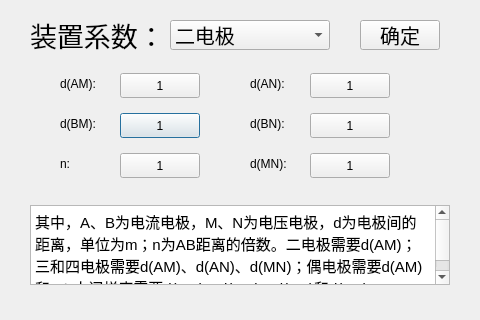
<?xml version="1.0" encoding="UTF-8"?>
<ui version="4.0">
 <class>device_Co</class>
 <widget class="QDialog" name="device_Co">
  <property name="geometry">
   <rect>
    <x>0</x>
    <y>0</y>
    <width>480</width>
    <height>320</height>
   </rect>
  </property>
  <property name="sizePolicy">
   <sizepolicy hsizetype="Fixed" vsizetype="Fixed">
    <horstretch>0</horstretch>
    <verstretch>0</verstretch>
   </sizepolicy>
  </property>
  <property name="windowTitle">
   <string>Dialog</string>
  </property>
  <property name="styleSheet">
   <string notr="true">border-image: url(:/1.jpg);</string>
  </property>
  <widget class="QLabel" name="label_6">
   <property name="geometry">
    <rect>
     <x>60</x>
     <y>75</y>
     <width>50</width>
     <height>18</height>
    </rect>
   </property>
   <property name="styleSheet">
    <string notr="true">border-image: url(:/);</string>
   </property>
   <property name="text">
    <string>d(AM):</string>
   </property>
  </widget>
  <widget class="QPushButton" name="pushButton_4">
   <property name="geometry">
    <rect>
     <x>120</x>
     <y>113</y>
     <width>80</width>
     <height>25</height>
    </rect>
   </property>
   <property name="styleSheet">
    <string notr="true">border-image: url(:);</string>
   </property>
   <property name="text">
    <string>1</string>
   </property>
  </widget>
  <widget class="QLabel" name="label_7">
   <property name="geometry">
    <rect>
     <x>250</x>
     <y>75</y>
     <width>50</width>
     <height>18</height>
    </rect>
   </property>
   <property name="styleSheet">
    <string notr="true">border-image: url(:/);</string>
   </property>
   <property name="text">
    <string>d(AN):</string>
   </property>
  </widget>
  <widget class="QLabel" name="label_10">
   <property name="geometry">
    <rect>
     <x>250</x>
     <y>115</y>
     <width>50</width>
     <height>18</height>
    </rect>
   </property>
   <property name="styleSheet">
    <string notr="true">border-image: url(:/);</string>
   </property>
   <property name="text">
    <string>d(BN):</string>
   </property>
  </widget>
  <widget class="QTextBrowser" name="textBrowser">
   <property name="geometry">
    <rect>
     <x>30</x>
     <y>205</y>
     <width>420</width>
     <height>80</height>
    </rect>
   </property>
   <property name="styleSheet">
    <string notr="true">border-image: url(:);</string>
   </property>
   <property name="html">
    <string>&lt;!DOCTYPE HTML PUBLIC &quot;-//W3C//DTD HTML 4.0//EN&quot; &quot;http://www.w3.org/TR/REC-html40/strict.dtd&quot;&gt;
&lt;html&gt;&lt;head&gt;&lt;meta name=&quot;qrichtext&quot; content=&quot;1&quot; /&gt;&lt;style type=&quot;text/css&quot;&gt;
p, li { white-space: pre-wrap; }
&lt;/style&gt;&lt;/head&gt;&lt;body style=&quot; font-family:'Ubuntu'; font-size:11pt; font-weight:400; font-style:normal;&quot;&gt;
&lt;p style=&quot; margin-top:0px; margin-bottom:0px; margin-left:0px; margin-right:0px; -qt-block-indent:0; text-indent:0px;&quot;&gt;其中，A、B为电流电极，M、N为电压电极，d为电极间的距离，单位为m；n为AB距离的倍数。二电极需要d(AM)；三和四电极需要d(AM)、d(AN)、d(MN)；偶电极需要d(AM)和n；中间梯度需要d(AM)、d(BM)、d(AN)和d(BN)。&lt;/p&gt;&lt;/body&gt;&lt;/html&gt;</string>
   </property>
  </widget>
  <widget class="QLabel" name="label">
   <property name="geometry">
    <rect>
     <x>30</x>
     <y>20</y>
     <width>140</width>
     <height>30</height>
    </rect>
   </property>
   <property name="font">
    <font>
     <pointsize>20</pointsize>
    </font>
   </property>
   <property name="styleSheet">
    <string notr="true">border-image: url();</string>
   </property>
   <property name="text">
    <string>装置系数：</string>
   </property>
  </widget>
  <widget class="QLabel" name="label_9">
   <property name="geometry">
    <rect>
     <x>60</x>
     <y>115</y>
     <width>50</width>
     <height>18</height>
    </rect>
   </property>
   <property name="styleSheet">
    <string notr="true">border-image: url(:/);</string>
   </property>
   <property name="text">
    <string>d(BM):</string>
   </property>
  </widget>
  <widget class="QPushButton" name="pushButton_5">
   <property name="geometry">
    <rect>
     <x>310</x>
     <y>113</y>
     <width>80</width>
     <height>25</height>
    </rect>
   </property>
   <property name="styleSheet">
    <string notr="true">border-image: url(:);</string>
   </property>
   <property name="text">
    <string>1</string>
   </property>
  </widget>
  <widget class="QPushButton" name="pushButton_6">
   <property name="geometry">
    <rect>
     <x>310</x>
     <y>153</y>
     <width>80</width>
     <height>25</height>
    </rect>
   </property>
   <property name="styleSheet">
    <string notr="true">border-image: url(:);</string>
   </property>
   <property name="text">
    <string>1</string>
   </property>
  </widget>
  <widget class="QComboBox" name="comboBox">
   <property name="geometry">
    <rect>
     <x>170</x>
     <y>20</y>
     <width>160</width>
     <height>30</height>
    </rect>
   </property>
   <property name="font">
    <font>
     <pointsize>15</pointsize>
    </font>
   </property>
   <property name="styleSheet">
    <string notr="true">border-image: url(:);</string>
   </property>
   <item>
    <property name="text">
     <string>二电极</string>
    </property>
   </item>
   <item>
    <property name="text">
     <string>三、四电极</string>
    </property>
   </item>
   <item>
    <property name="text">
     <string>偶电极</string>
    </property>
   </item>
   <item>
    <property name="text">
     <string>中间梯度</string>
    </property>
   </item>
  </widget>
  <widget class="QPushButton" name="pushButton_3">
   <property name="geometry">
    <rect>
     <x>120</x>
     <y>153</y>
     <width>80</width>
     <height>25</height>
    </rect>
   </property>
   <property name="styleSheet">
    <string notr="true">border-image: url(:);</string>
   </property>
   <property name="text">
    <string>1</string>
   </property>
  </widget>
  <widget class="QLabel" name="label_11">
   <property name="geometry">
    <rect>
     <x>250</x>
     <y>155</y>
     <width>50</width>
     <height>18</height>
    </rect>
   </property>
   <property name="styleSheet">
    <string notr="true">border-image: url(:/);</string>
   </property>
   <property name="text">
    <string>d(MN):</string>
   </property>
  </widget>
  <widget class="QPushButton" name="pushButton">
   <property name="geometry">
    <rect>
     <x>120</x>
     <y>73</y>
     <width>80</width>
     <height>25</height>
    </rect>
   </property>
   <property name="styleSheet">
    <string notr="true">border-image: url(:);</string>
   </property>
   <property name="text">
    <string>1</string>
   </property>
  </widget>
  <widget class="QLabel" name="label_8">
   <property name="geometry">
    <rect>
     <x>60</x>
     <y>155</y>
     <width>21</width>
     <height>18</height>
    </rect>
   </property>
   <property name="styleSheet">
    <string notr="true">border-image: url(:/);</string>
   </property>
   <property name="text">
    <string>n:</string>
   </property>
  </widget>
  <widget class="QPushButton" name="pushButton_2">
   <property name="geometry">
    <rect>
     <x>310</x>
     <y>73</y>
     <width>80</width>
     <height>25</height>
    </rect>
   </property>
   <property name="styleSheet">
    <string notr="true">border-image: url(:);</string>
   </property>
   <property name="text">
    <string>1</string>
   </property>
  </widget>
  <widget class="QPushButton" name="pushButton_7">
   <property name="geometry">
    <rect>
     <x>360</x>
     <y>20</y>
     <width>80</width>
     <height>30</height>
    </rect>
   </property>
   <property name="font">
    <font>
     <pointsize>15</pointsize>
    </font>
   </property>
   <property name="styleSheet">
    <string notr="true">border-image: url();</string>
   </property>
   <property name="text">
    <string>确定</string>
   </property>
  </widget>
 </widget>
 <resources/>
 <connections/>
</ui>
